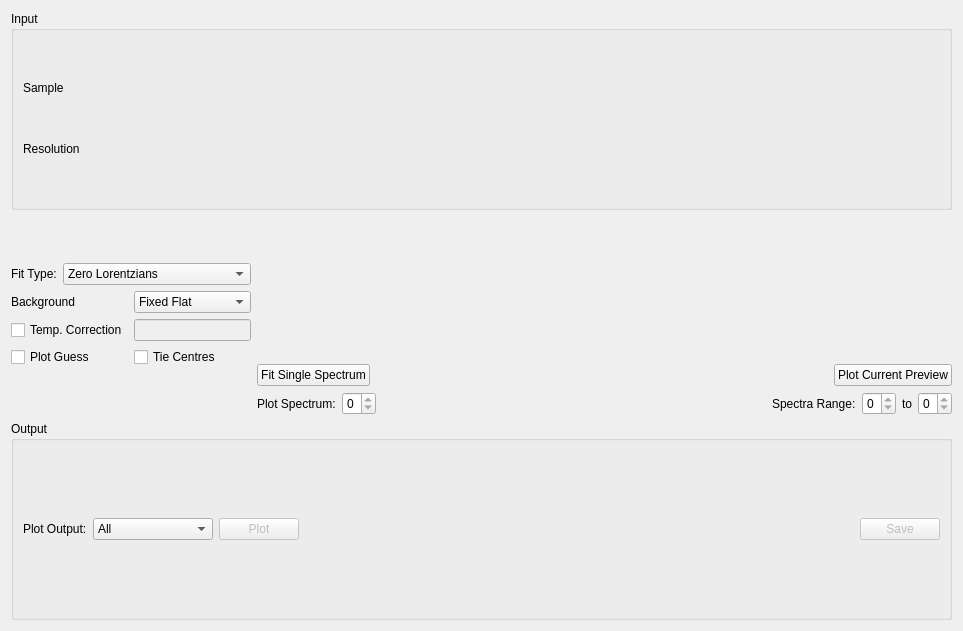
<?xml version="1.0" encoding="UTF-8"?>
<ui version="4.0">
 <class>ConvFit</class>
 <widget class="QWidget" name="ConvFit">
  <property name="geometry">
   <rect>
    <x>0</x>
    <y>0</y>
    <width>963</width>
    <height>631</height>
   </rect>
  </property>
  <property name="windowTitle">
   <string>Form</string>
  </property>
  <layout class="QVBoxLayout" name="verticalLayout_42">
   <item>
    <widget class="QGroupBox" name="gbInput">
     <property name="title">
      <string>Input</string>
     </property>
     <layout class="QGridLayout" name="layoutFiles">
      <item row="0" column="0">
       <widget class="QLabel" name="label_42">
        <property name="sizePolicy">
         <sizepolicy hsizetype="Fixed" vsizetype="Preferred">
          <horstretch>0</horstretch>
          <verstretch>0</verstretch>
         </sizepolicy>
        </property>
        <property name="text">
         <string>Sample</string>
        </property>
       </widget>
      </item>
      <item row="1" column="0">
       <widget class="QLabel" name="label_32">
        <property name="sizePolicy">
         <sizepolicy hsizetype="Fixed" vsizetype="Preferred">
          <horstretch>0</horstretch>
          <verstretch>0</verstretch>
         </sizepolicy>
        </property>
        <property name="text">
         <string>Resolution</string>
        </property>
       </widget>
      </item>
      <item row="0" column="1" colspan="2">
       <widget class="MantidQt::MantidWidgets::DataSelector" name="dsSampleInput" native="true">
        <property name="sizePolicy">
         <sizepolicy hsizetype="Minimum" vsizetype="Fixed">
          <horstretch>0</horstretch>
          <verstretch>0</verstretch>
         </sizepolicy>
        </property>
        <property name="autoLoad" stdset="0">
         <bool>true</bool>
        </property>
        <property name="workspaceSuffixes" stdset="0">
         <stringlist>
          <string>_red</string>
          <string>_sqw</string>
         </stringlist>
        </property>
        <property name="fileBrowserSuffixes" stdset="0">
         <stringlist>
          <string>_red.nxs</string>
          <string>_sqw.nxs</string>
          <string>.sqw</string>
          <string>.red</string>
         </stringlist>
        </property>
        <property name="showLoad" stdset="0">
         <bool>false</bool>
        </property>
        <property name="ShowGroups" stdset="0">
         <bool>false</bool>
        </property>
       </widget>
      </item>
      <item row="1" column="1" colspan="2">
       <widget class="MantidQt::MantidWidgets::DataSelector" name="dsResInput" native="true">
        <property name="sizePolicy">
         <sizepolicy hsizetype="Minimum" vsizetype="Fixed">
          <horstretch>0</horstretch>
          <verstretch>0</verstretch>
         </sizepolicy>
        </property>
        <property name="autoLoad" stdset="0">
         <bool>true</bool>
        </property>
        <property name="workspaceSuffixes" stdset="0">
         <stringlist>
          <string>_res</string>
          <string>_red</string>
          <string>_sqw</string>
         </stringlist>
        </property>
        <property name="fileBrowserSuffixes" stdset="0">
         <stringlist>
          <string>_res.nxs</string>
          <string>_red.nxs</string>
          <string>_sqw.nxs</string>
         </stringlist>
        </property>
        <property name="showLoad" stdset="0">
         <bool>false</bool>
        </property>
        <property name="ShowGroups" stdset="0">
         <bool>false</bool>
        </property>
       </widget>
      </item>
     </layout>
    </widget>
   </item>
   <item>
    <layout class="QHBoxLayout" name="loPlotArea">
     <item>
      <layout class="QVBoxLayout" name="loProperties">
       <item>
        <layout class="QVBoxLayout" name="loOptions">
         <item>
          <layout class="QHBoxLayout" name="loFitType">
           <item>
            <widget class="QLabel" name="lbFitType">
             <property name="text">
              <string>Fit Type:</string>
             </property>
            </widget>
           </item>
           <item>
            <widget class="QComboBox" name="cbFitType">
             <item>
              <property name="text">
               <string>Zero Lorentzians</string>
              </property>
             </item>
             <item>
              <property name="text">
               <string>One Lorentzian</string>
              </property>
             </item>
             <item>
              <property name="text">
               <string>Two Lorentzians</string>
              </property>
             </item>
             <item>
              <property name="text">
               <string>InelasticDiffSphere</string>
              </property>
             </item>
             <item>
              <property name="text">
               <string>InelasticDiffRotDiscreteCircle</string>
              </property>
             </item>
             <item>
              <property name="text">
               <string>ElasticDiffSphere</string>
              </property>
             </item>
             <item>
              <property name="text">
               <string>ElasticDiffRotDiscreteCircle</string>
              </property>
             </item>
             <item>
              <property name="text">
               <string>StretchedExpFT</string>
              </property>
             </item>
            </widget>
           </item>
          </layout>
         </item>
         <item>
          <layout class="QHBoxLayout" name="loBackground">
           <item>
            <widget class="QLabel" name="lbBackground">
             <property name="text">
              <string>Background</string>
             </property>
            </widget>
           </item>
           <item>
            <widget class="QComboBox" name="cbBackground">
             <item>
              <property name="text">
               <string>Fixed Flat</string>
              </property>
             </item>
             <item>
              <property name="text">
               <string>Fit Flat</string>
              </property>
             </item>
             <item>
              <property name="text">
               <string>Fit Linear</string>
              </property>
             </item>
            </widget>
           </item>
          </layout>
         </item>
         <item>
          <layout class="QHBoxLayout" name="loTempCorrection">
           <item>
            <widget class="QCheckBox" name="ckTempCorrection">
             <property name="text">
              <string>Temp. Correction</string>
             </property>
            </widget>
           </item>
           <item>
            <widget class="QLineEdit" name="leTempCorrection">
             <property name="enabled">
              <bool>false</bool>
             </property>
             <property name="sizePolicy">
              <sizepolicy hsizetype="Preferred" vsizetype="Fixed">
               <horstretch>0</horstretch>
               <verstretch>0</verstretch>
              </sizepolicy>
             </property>
             <property name="toolTip">
              <string>If set, applies the correction x*temp / 1-exp(x*temp) to the lorentzian before convolution.</string>
             </property>
            </widget>
           </item>
          </layout>
         </item>
         <item>
          <layout class="QHBoxLayout" name="loMiscOptions">
           <item>
            <widget class="QCheckBox" name="ckPlotGuess">
             <property name="text">
              <string>Plot Guess</string>
             </property>
            </widget>
           </item>
           <item>
            <widget class="QCheckBox" name="ckTieCentres">
             <property name="text">
              <string>Tie Centres</string>
             </property>
            </widget>
           </item>
          </layout>
         </item>
        </layout>
       </item>
       <item>
        <layout class="QVBoxLayout" name="properties"/>
       </item>
      </layout>
     </item>
     <item>
      <layout class="QVBoxLayout" name="loMiniPlot">
       <item>
        <widget class="MantidQt::MantidWidgets::PreviewPlot" name="ppPlot" native="true">
         <property name="showLegend" stdset="0">
          <bool>true</bool>
         </property>
         <property name="canvasColour" stdset="0">
          <color>
           <red>255</red>
           <green>255</green>
           <blue>255</blue>
          </color>
         </property>
        </widget>
       </item>
       <item>
        <layout class="QHBoxLayout" name="loPlotOptions">
         <item>
          <widget class="QPushButton" name="pbSingleFit">
           <property name="text">
            <string>Fit Single Spectrum</string>
           </property>
          </widget>
         </item>
         <item>
          <spacer name="horizontalSpacer_2">
           <property name="orientation">
            <enum>Qt::Horizontal</enum>
           </property>
           <property name="sizeHint" stdset="0">
            <size>
             <width>40</width>
             <height>20</height>
            </size>
           </property>
          </spacer>
         </item>
         <item>
          <widget class="QPushButton" name="pbPlotPreview">
           <property name="text">
            <string>Plot Current Preview</string>
           </property>
          </widget>
         </item>
        </layout>
       </item>
       <item>
        <layout class="QHBoxLayout" name="loSpectra">
         <item>
          <widget class="QLabel" name="lbPlotSpectrum">
           <property name="text">
            <string>Plot Spectrum:</string>
           </property>
          </widget>
         </item>
         <item>
          <widget class="QSpinBox" name="spPlotSpectrum">
           <property name="minimum">
            <number>0</number>
           </property>
           <property name="maximum">
            <number>0</number>
           </property>
          </widget>
         </item>
         <item>
          <spacer name="horizontalSpacer_3">
           <property name="orientation">
            <enum>Qt::Horizontal</enum>
           </property>
           <property name="sizeHint" stdset="0">
            <size>
             <width>40</width>
             <height>20</height>
            </size>
           </property>
          </spacer>
         </item>
         <item>
          <widget class="QLabel" name="lbSpectraRange">
           <property name="text">
            <string>Spectra Range:</string>
           </property>
          </widget>
         </item>
         <item>
          <widget class="QSpinBox" name="spSpectraMin">
           <property name="minimum">
            <number>0</number>
           </property>
           <property name="maximum">
            <number>0</number>
           </property>
          </widget>
         </item>
         <item>
          <widget class="QLabel" name="lbSpectraTo">
           <property name="text">
            <string>to</string>
           </property>
          </widget>
         </item>
         <item>
          <widget class="QSpinBox" name="spSpectraMax">
           <property name="minimum">
            <number>0</number>
           </property>
           <property name="maximum">
            <number>0</number>
           </property>
          </widget>
         </item>
        </layout>
       </item>
      </layout>
     </item>
    </layout>
   </item>
   <item>
    <widget class="QGroupBox" name="gbOutput">
     <property name="title">
      <string>Output</string>
     </property>
     <layout class="QHBoxLayout" name="horizontalLayout_10">
      <item>
       <widget class="QLabel" name="lbPlotType">
        <property name="text">
         <string>Plot Output:</string>
        </property>
       </widget>
      </item>
      <item>
       <widget class="QComboBox" name="cbPlotType">
        <property name="sizePolicy">
         <sizepolicy hsizetype="Preferred" vsizetype="Fixed">
          <horstretch>0</horstretch>
          <verstretch>0</verstretch>
         </sizepolicy>
        </property>
        <property name="minimumSize">
         <size>
          <width>120</width>
          <height>0</height>
         </size>
        </property>
        <item>
         <property name="text">
          <string>All</string>
         </property>
        </item>
        <item>
         <property name="text">
          <string>Amplitude</string>
         </property>
        </item>
        <item>
         <property name="text">
          <string>FWHM</string>
         </property>
        </item>
       </widget>
      </item>
      <item>
       <widget class="QPushButton" name="pbPlot">
        <property name="enabled">
         <bool>false</bool>
        </property>
        <property name="text">
         <string>Plot</string>
        </property>
       </widget>
      </item>
      <item>
       <spacer name="horizontalSpacer_1">
        <property name="orientation">
         <enum>Qt::Horizontal</enum>
        </property>
        <property name="sizeHint" stdset="0">
         <size>
          <width>40</width>
          <height>20</height>
         </size>
        </property>
       </spacer>
      </item>
      <item>
       <widget class="QPushButton" name="pbSave">
        <property name="enabled">
         <bool>false</bool>
        </property>
        <property name="text">
         <string>Save</string>
        </property>
       </widget>
      </item>
     </layout>
    </widget>
   </item>
  </layout>
 </widget>
 <customwidgets>
  <customwidget>
   <class>MantidQt::MantidWidgets::DataSelector</class>
   <extends>QWidget</extends>
   <header>MantidQtMantidWidgets/DataSelector.h</header>
  </customwidget>
  <customwidget>
   <class>MantidQt::MantidWidgets::PreviewPlot</class>
   <extends>QWidget</extends>
   <header>MantidQtMantidWidgets/PreviewPlot.h</header>
   <container>1</container>
  </customwidget>
 </customwidgets>
 <resources/>
 <connections/>
</ui>
